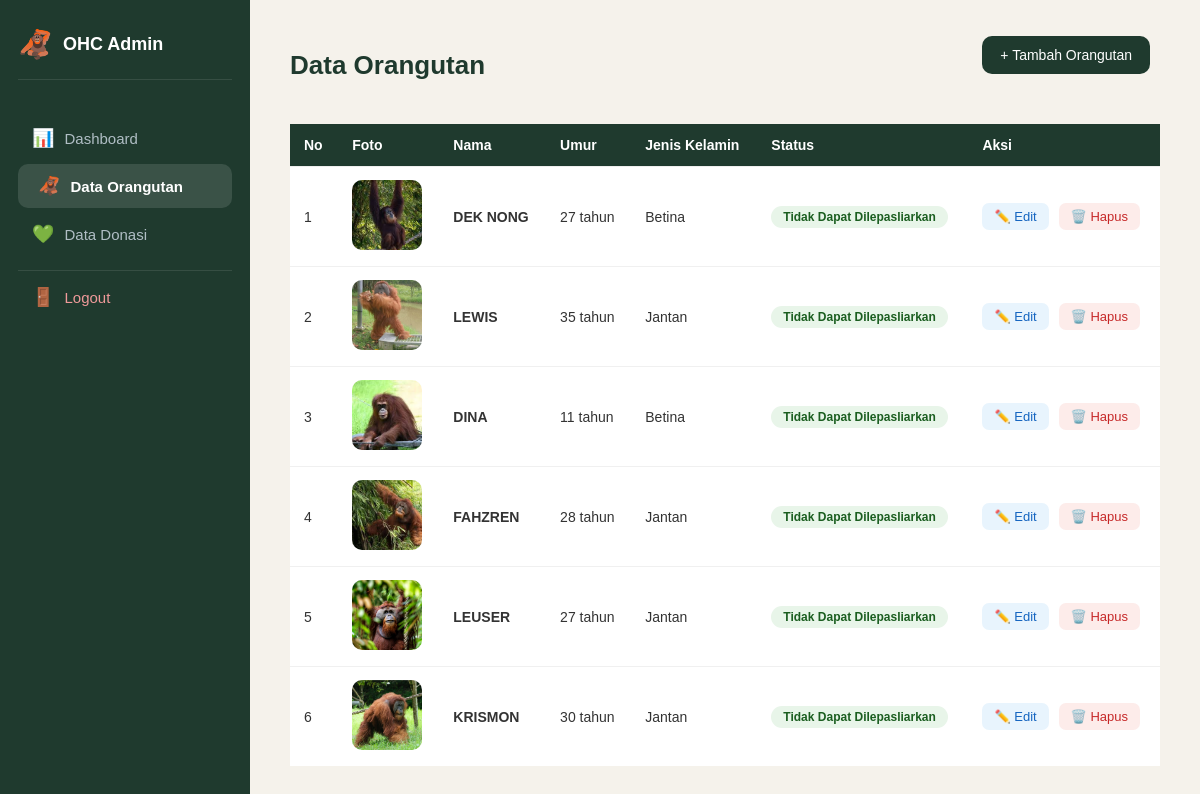
The page /orangutan_haven_care/admin/data_orangutan.php (signed in) on the database its author committed.
### tables this page shows
CREATE TABLE `orangutan` (
  `id_orangutan` int(11) NOT NULL,
  `nama` varchar(100) NOT NULL,
  `umur` int(11) DEFAULT NULL,
  `tahun_ditemukan` year(4) DEFAULT NULL,
  `jenis_kelamin` enum('Jantan','Betina') NOT NULL,
  `status` varchar(100) DEFAULT NULL,
  `kondisi` text DEFAULT NULL,
  `cerita` text DEFAULT NULL,
  `foto` varchar(255) DEFAULT NULL,
  `tanggal_input` timestamp NOT NULL DEFAULT current_timestamp()
);

### orangutan_haven_care/admin/data_orangutan.php (the view, shortened to what this page needs)
<?php
include '../config/koneksi.php';
$data = mysqli_query($conn, "SELECT * FROM orangutan ORDER BY id_orangutan DESC");
?>
<!DOCTYPE html>
<html lang="id">
<head>
    <link rel="stylesheet" href="../assets/css/style.css">
</head>
<body>
<div class="admin-container">
    <?php include 'sidebar.php'; ?>
    <div class="main-content">
        <div class="topbar">
            <h1>Data Orangutan</h1>
            <a href="tambah_orangutan.php" class="admin-btn">+ Tambah Orangutan</a>
        </div>
        <table class="admin-table">
            <thead>
                <tr>
                    <th>No</th>
                    <th>Foto</th>
                    <th>Nama</th>
                    <th>Umur</th>
                    <th>Jenis Kelamin</th>
                    <th>Status</th>
                    <th>Aksi</th>
                </tr>
            </thead>
            <tbody>
            <?php $no = 1; while($row = mysqli_fetch_assoc($data)): ?>
                <tr>
                    <td><?= $no++; ?></td>
                    <td>
                        <?php if(!empty($row['foto']) && file_exists("../uploads/".$row['foto'])): ?>
                            <img src="../uploads/<?= htmlspecialchars($row['foto']); ?>"
                                 width="70" height="70"
                                 style="object-fit:cover; border-radius:10px;">
                        <?php else: ?>
                            <div class="no-img">🦧</div>
                        <?php endif; ?>
                    </td>
                    <td><b><?= htmlspecialchars($row['nama']); ?></b></td>
                    <td><?= (int)$row['umur']; ?> tahun</td>
                    <td><?= htmlspecialchars($row['jenis_kelamin']); ?></td>
                    <td><span class="badge-status lunas"><?= htmlspecialchars($row['status']); ?></span></td>
                    <td>
                        <a href="edit_orangutan.php?id=<?= (int)$row['id_orangutan']; ?>" class="btn-edit">✏️ Edit</a>
                        <a href="hapus_orangutan.php?id=<?= (int)$row['id_orangutan']; ?>"
                           onclick="return confirm('Yakin ingin menghapus <?= htmlspecialchars(addslashes($row['nama'])); ?>?')"
                           class="btn-hapus">🗑️ Hapus</a>
                    </td>
                </tr>
            <?php endwhile; ?>
            </tbody>
        </table>
    </div>
</div>
</body>
</html>

### orangutan_haven_care/admin/sidebar.php
<div class="sidebar">
    <div class="sidebar-logo">
        <span class="logo-icon">🦧</span>
        <span>OHC Admin</span>
    </div>
    <ul>
        <li><a href="dashboard.php" <?= basename($_SERVER['PHP_SELF']) == 'dashboard.php' ? 'class="active"' : ''; ?>>
            <span class="nav-icon">📊</span> Dashboard
        </a></li>
        <li><a href="data_orangutan.php" <?= basename($_SERVER['PHP_SELF']) == 'data_orangutan.php' ? 'class="active"' : ''; ?>>
            <span class="nav-icon">🦧</span> Data Orangutan
        </a></li>
        <li><a href="data_donasi.php" <?= basename($_SERVER['PHP_SELF']) == 'data_donasi.php' ? 'class="active"' : ''; ?>>
            <span class="nav-icon">💚</span> Data Donasi
        </a></li>
        <li class="sidebar-divider"></li>
        <li><a href="logout.php" class="nav-logout">
            <span class="nav-icon">🚪</span> Logout
        </a></li>
    </ul>
</div>

### orangutan_haven_care/assets/css/style.css (style rules this page uses)
html { scroll-behavior: smooth; }
* { margin: 0; padding: 0; box-sizing: border-box; }
body { background-color: #F5F2EB; font-family: Arial, sans-serif; color: #333; }
.admin-container { display: flex; min-height: 100vh; background-color: #f4f6f9; }
.sidebar { width: 260px; background-color: #1F3A2E; color: white; padding: 30px 20px; position: fixed; height: 100vh; left: 0; top: 0; }
.sidebar ul { list-style: none; }
.sidebar ul li { margin-bottom: 10px; }
.sidebar ul li a { display: block; color: #c2c7d0; text-decoration: none; padding: 12px 15px; border-radius: 8px; font-size: 16px; transition: all 0.3s; }
.sidebar ul li a:hover, .sidebar ul li a.active { background-color: rgba(255, 255, 255, 0.1); color: #fff; font-weight: bold; padding-left: 20px; }
.main-content { margin-left: 260px; padding: 40px; min-height: 100vh; background-color: #F5F2EB; }
.admin-btn { display: inline-block; background: #1F3A2E; color: white; padding: 12px 18px; border-radius: 10px; text-decoration: none; margin: 0 10px 20px 0; }
.admin-table { width: 100%; border-collapse: collapse; background: white; }
.admin-table th, .admin-table td { padding: 15px; border-bottom: 1px solid #eee; }
.admin-table th { background: #1F3A2E; color: white; }
.main-content { margin-left: 260px; padding: 40px; width: calc(100% - 260px); }
.admin-table { width: 100%; }
*, *::before, *::after { margin: 0; padding: 0; box-sizing: border-box; }
.admin-container { display: flex; min-height: 100vh; }
.sidebar { width: 250px; background: #1F3A2E; color: white; padding: 28px 18px; position: fixed; height: 100vh; left: 0; top: 0; overflow-y: auto; }
.sidebar-logo { display: flex; align-items: center; gap: 10px; font-size: 18px; font-weight: bold; margin-bottom: 36px; padding-bottom: 18px; border-bottom: 1px solid rgba(255,255,255,0.1); }
.logo-icon { font-size: 28px; }
.sidebar ul li { margin-bottom: 4px; }
.sidebar-divider { border-top: 1px solid rgba(255,255,255,0.1); margin: 14px 0; }
.sidebar ul li a { display: flex; align-items: center; gap: 10px; color: #b0bec5; text-decoration: none; padding: 11px 14px; border-radius: 10px; font-size: 15px; transition: all 0.25s; }
.sidebar ul li a:hover, .sidebar ul li a.active { background: rgba(255,255,255,0.12); color: white; }
.nav-logout { color: #ef9a9a !important; }
.nav-icon { font-size: 18px; }
.main-content { margin-left: 250px; padding: 36px 40px; min-height: 100vh; background: #F5F2EB; width: calc(100% - 250px); }
.topbar { display: flex; justify-content: space-between; align-items: center; margin-bottom: 30px; flex-wrap: wrap; gap: 12px; }
.topbar h1 { font-size: 26px; color: #1F3A2E; }
.admin-table { width: 100%; border-collapse: collapse; }
.admin-table thead tr { background: #1F3A2E; }
.admin-table th { padding: 13px 14px; color: white; font-size: 14px; text-align: left; }
.admin-table td { padding: 13px 14px; border-bottom: 1px solid #f0f0f0; font-size: 14px; vertical-align: middle; }
.admin-table tbody tr:last-child td { border-bottom: none; }
.admin-btn { display: inline-block; background: #1F3A2E; color: white; padding: 11px 18px; border-radius: 10px; text-decoration: none; font-size: 14px; transition: 0.2s; }
.btn-edit { text-decoration: none; background: #e8f4fd; color: #1565c0; padding: 6px 12px; border-radius: 7px; font-size: 13px; margin-right: 6px; display: inline-block; }
.btn-hapus { text-decoration: none; background: #fdecea; color: #c62828; padding: 6px 12px; border-radius: 7px; font-size: 13px; display: inline-block; }
.badge-status { display: inline-block; padding: 4px 12px; border-radius: 20px; font-size: 12px; font-weight: bold; }
.badge-status.lunas { background: #e8f5e9; color: #1b5e20; }

### rows shown on the page
orangutan: foto (picture), nama "DEK NONG", umur "27", jenis_kelamin "Betina", status "Tidak Dapat Dilepasliarkan"
orangutan: foto (picture), nama "LEWIS", umur "35", jenis_kelamin "Jantan", status "Tidak Dapat Dilepasliarkan"
orangutan: foto (picture), nama "DINA", umur "11", jenis_kelamin "Betina", status "Tidak Dapat Dilepasliarkan"
orangutan: foto (picture), nama "FAHZREN", umur "28", jenis_kelamin "Jantan", status "Tidak Dapat Dilepasliarkan"
orangutan: foto (picture), nama "LEUSER", umur "27", jenis_kelamin "Jantan", status "Tidak Dapat Dilepasliarkan"
orangutan: foto (picture), nama "KRISMON", umur "30", jenis_kelamin "Jantan", status "Tidak Dapat Dilepasliarkan"
